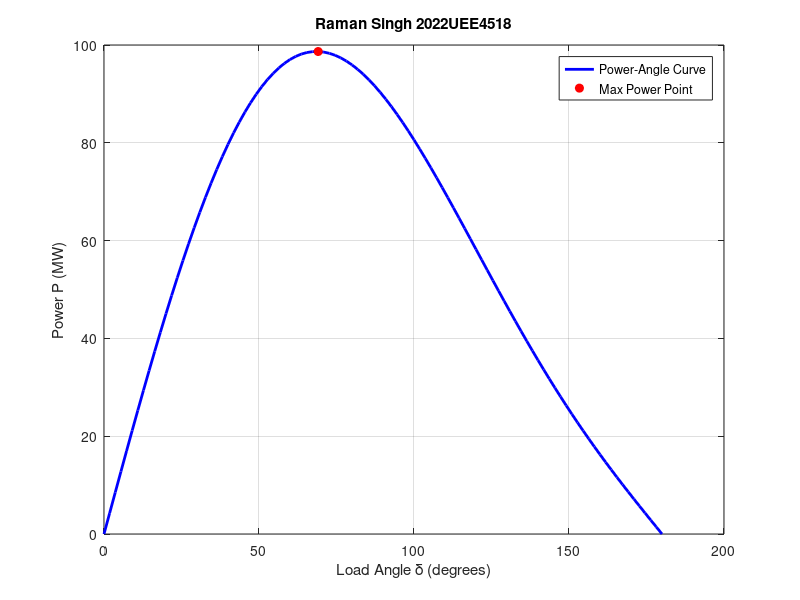

This chart was generated by the following MATLAB code:
% Given data
V = 11.0;   % Terminal voltage (kV)
S = 62.5*acos(0.8);   % Power (MVA)
Ia = conj(S) / (3 * V ) ;

Xd = 1.35;  % Direct axis reactance (Ohms)
Xq = 0.9;  % Quadrature axis reactance (Ohms)
Xs = Xd;   % Approximate synchronous reactance (pu)
E = V + Ia *1i*Xs;   % Internal generated voltage (kV)

% Load angle range (0 to 180 degrees)
delta = linspace(0, pi, 100);  % in radians

% Power-angle equation for salient pole synchronous generator
P_synchronous = (V * E ./ Xs) .* sin(delta) + (V^2 * (Xd - Xq) ./ (2 * Xd * Xq)) .* sin(2 * delta);

% Plotting
figure;
plot(rad2deg(delta), P_synchronous, 'b', 'LineWidth', 2);
xlabel('Load Angle \delta (degrees)');
ylabel('Power P (MW)');
title('Raman Singh 2022UEE4518');
grid on;
hold on;

% Highlighting maximum power points
[maxP, idx] = max(P_synchronous);
plot(rad2deg(delta(idx)), maxP, 'ro', 'MarkerFaceColor', 'r');

legend('Power-Angle Curve', 'Max Power Point');
hold off;